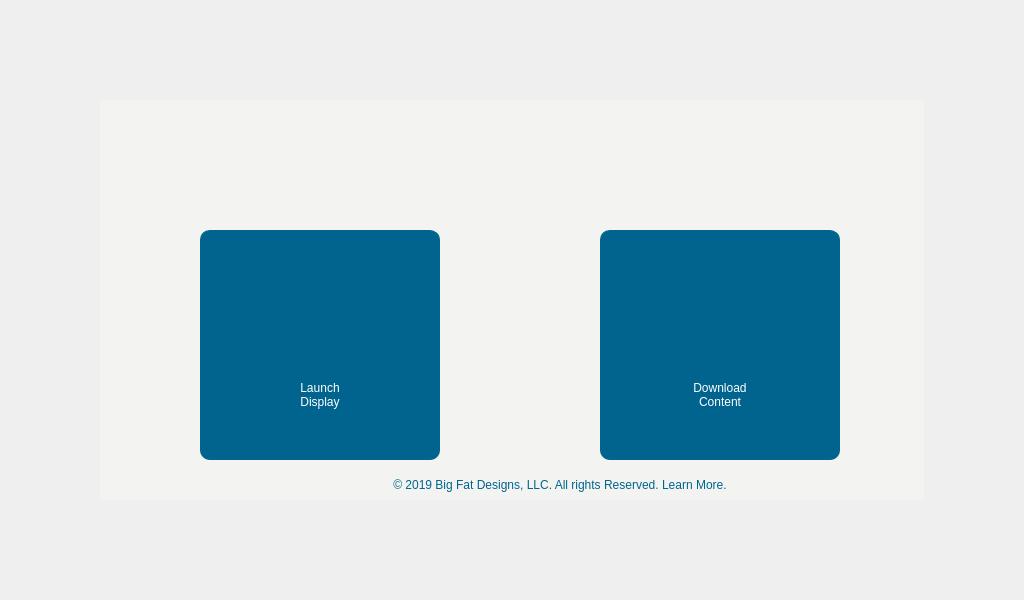
<?xml version="1.0" encoding="UTF-8"?>
<ui version="4.0">
 <class>Launch</class>
 <widget class="QMainWindow" name="Launch">
  <property name="geometry">
   <rect>
    <x>0</x>
    <y>0</y>
    <width>1024</width>
    <height>600</height>
   </rect>
  </property>
  <property name="windowTitle">
   <string>MainWindow</string>
  </property>
  <property name="styleSheet">
   <string notr="true">background-color: #F3F4F1;

QFrame
{
	background:#333;
}</string>
  </property>
  <widget class="QWidget" name="centralwidget">
   <layout class="QVBoxLayout" name="verticalLayout">
    <property name="spacing">
     <number>0</number>
    </property>
    <property name="leftMargin">
     <number>0</number>
    </property>
    <property name="topMargin">
     <number>0</number>
    </property>
    <property name="rightMargin">
     <number>0</number>
    </property>
    <property name="bottomMargin">
     <number>0</number>
    </property>
    <item>
     <spacer name="verticalSpacer">
      <property name="orientation">
       <enum>Qt::Vertical</enum>
      </property>
      <property name="sizeHint" stdset="0">
       <size>
        <width>20</width>
        <height>81</height>
       </size>
      </property>
     </spacer>
    </item>
    <item>
     <layout class="QHBoxLayout" name="horizontalLayout">
      <property name="spacing">
       <number>0</number>
      </property>
      <item>
       <spacer name="horizontalSpacer">
        <property name="orientation">
         <enum>Qt::Horizontal</enum>
        </property>
        <property name="sizeHint" stdset="0">
         <size>
          <width>100</width>
          <height>20</height>
         </size>
        </property>
       </spacer>
      </item>
      <item>
       <widget class="QFrame" name="frame">
        <property name="minimumSize">
         <size>
          <width>824</width>
          <height>400</height>
         </size>
        </property>
        <property name="maximumSize">
         <size>
          <width>824</width>
          <height>400</height>
         </size>
        </property>
        <property name="mouseTracking">
         <bool>true</bool>
        </property>
        <property name="styleSheet">
         <string notr="true">QFrame{
background:#F3F4F1
}
</string>
        </property>
        <property name="frameShape">
         <enum>QFrame::NoFrame</enum>
        </property>
        <property name="frameShadow">
         <enum>QFrame::Plain</enum>
        </property>
        <widget class="QPushButton" name="PushButton">
         <property name="geometry">
          <rect>
           <x>100</x>
           <y>130</y>
           <width>240</width>
           <height>120</height>
          </rect>
         </property>
         <property name="sizePolicy">
          <sizepolicy hsizetype="Fixed" vsizetype="Fixed">
           <horstretch>0</horstretch>
           <verstretch>0</verstretch>
          </sizepolicy>
         </property>
         <property name="minimumSize">
          <size>
           <width>240</width>
           <height>120</height>
          </size>
         </property>
         <property name="cursor">
          <cursorShape>PointingHandCursor</cursorShape>
         </property>
         <property name="whatsThis">
          <string>&lt;html&gt;&lt;head/&gt;&lt;body&gt;&lt;p&gt;fSf&lt;/p&gt;&lt;/body&gt;&lt;/html&gt;</string>
         </property>
         <property name="styleSheet">
          <string notr="true">QPushButton{
	font: 57 11pt &quot;Ubuntu&quot;;
background:#00648E;
color:white;
border-color: #00000066;
border:1px solid #00648E;
border-radius:10px;
}</string>
         </property>
         <property name="text">
          <string/>
         </property>
         <property name="icon">
          <iconset>
           <normaloff>:/newPrefix/icon_play.svg</normaloff>:/newPrefix/icon_play.svg</iconset>
         </property>
         <property name="iconSize">
          <size>
           <width>66</width>
           <height>66</height>
          </size>
         </property>
        </widget>
        <widget class="QPushButton" name="PushButton_3">
         <property name="geometry">
          <rect>
           <x>100</x>
           <y>230</y>
           <width>240</width>
           <height>130</height>
          </rect>
         </property>
         <property name="sizePolicy">
          <sizepolicy hsizetype="Fixed" vsizetype="Fixed">
           <horstretch>0</horstretch>
           <verstretch>0</verstretch>
          </sizepolicy>
         </property>
         <property name="minimumSize">
          <size>
           <width>240</width>
           <height>130</height>
          </size>
         </property>
         <property name="cursor">
          <cursorShape>PointingHandCursor</cursorShape>
         </property>
         <property name="whatsThis">
          <string>&lt;html&gt;&lt;head/&gt;&lt;body&gt;&lt;p&gt;&lt;span style=&quot; font-size:30px;&quot;&gt;fSf&lt;/span&gt;&lt;/p&gt;&lt;/body&gt;&lt;/html&gt;</string>
         </property>
         <property name="styleSheet">
          <string notr="true">QPushButton{
font: 30px &quot;Segoe UI&quot;;

background:#00648E;
color:white;
border-color: #00000066;

border-radius:10px;
}</string>
         </property>
         <property name="text">
          <string>Launch
Display</string>
         </property>
         <property name="iconSize">
          <size>
           <width>50</width>
           <height>53</height>
          </size>
         </property>
        </widget>
        <widget class="QPushButton" name="PushButton_4">
         <property name="geometry">
          <rect>
           <x>500</x>
           <y>230</y>
           <width>240</width>
           <height>130</height>
          </rect>
         </property>
         <property name="sizePolicy">
          <sizepolicy hsizetype="Fixed" vsizetype="Fixed">
           <horstretch>0</horstretch>
           <verstretch>0</verstretch>
          </sizepolicy>
         </property>
         <property name="minimumSize">
          <size>
           <width>240</width>
           <height>130</height>
          </size>
         </property>
         <property name="cursor">
          <cursorShape>PointingHandCursor</cursorShape>
         </property>
         <property name="whatsThis">
          <string>&lt;html&gt;&lt;head/&gt;&lt;body&gt;&lt;p&gt;fSf&lt;/p&gt;&lt;/body&gt;&lt;/html&gt;</string>
         </property>
         <property name="styleSheet">
          <string notr="true">QPushButton{
font: 18pt &quot;Ubuntu&quot;;
background:#00648E;
color:white;
border-color: #00000066;

border-radius:10px;
}</string>
         </property>
         <property name="text">
          <string>Download
Content</string>
         </property>
         <property name="iconSize">
          <size>
           <width>50</width>
           <height>53</height>
          </size>
         </property>
        </widget>
        <widget class="QPushButton" name="PushButton_2">
         <property name="geometry">
          <rect>
           <x>500</x>
           <y>130</y>
           <width>240</width>
           <height>120</height>
          </rect>
         </property>
         <property name="minimumSize">
          <size>
           <width>240</width>
           <height>120</height>
          </size>
         </property>
         <property name="cursor">
          <cursorShape>PointingHandCursor</cursorShape>
         </property>
         <property name="whatsThis">
          <string>&lt;html&gt;&lt;head/&gt;&lt;body&gt;&lt;p&gt;fSf&lt;/p&gt;&lt;/body&gt;&lt;/html&gt;</string>
         </property>
         <property name="styleSheet">
          <string notr="true">QPushButton{
background:#00648E;
color:white;
border-color: #00000066;
border:1px solid #00648E;
border-radius:10px;
}</string>
         </property>
         <property name="icon">
          <iconset>
           <normaloff>:/newPrefix/icon_sync.svg</normaloff>:/newPrefix/icon_sync.svg</iconset>
         </property>
         <property name="iconSize">
          <size>
           <width>68</width>
           <height>89</height>
          </size>
         </property>
        </widget>
        <widget class="QPushButton" name="pushButton5">
         <property name="geometry">
          <rect>
           <x>200</x>
           <y>370</y>
           <width>520</width>
           <height>30</height>
          </rect>
         </property>
         <property name="cursor">
          <cursorShape>PointingHandCursor</cursorShape>
         </property>
         <property name="toolTip">
          <string>&lt;html&gt;&lt;head/&gt;&lt;body&gt;&lt;p&gt;&lt;span style=&quot; font-size:16px;&quot;&gt;© 2019 Big Fat Designs, LLC. All rights Reserved. &lt;/span&gt;&lt;span style=&quot; font-size:16px; text-decoration: underline;&quot;&gt;Learn More.&lt;/span&gt;&lt;/p&gt;&lt;/body&gt;&lt;/html&gt;</string>
         </property>
         <property name="whatsThis">
          <string>&lt;html&gt;&lt;head/&gt;&lt;body&gt;&lt;p&gt;&lt;span style=&quot; font-weight:600;&quot;&gt;© 2019 Big Fat Designs, LLC All rights Reserved. &lt;/span&gt;&lt;span style=&quot; font-weight:600; text-decoration: underline;&quot;&gt;Learn More.&lt;/span&gt;&lt;/p&gt;&lt;/body&gt;&lt;/html&gt;</string>
         </property>
         <property name="styleSheet">
          <string notr="true">background-color: #F3F4F1;
color: rgb(0, 100, 142);
alternate-background-color: #F3F4F1;
border: 0px;
gridline-color: #F3F4F1;
selection-color: #F3F4F1;
selection-background-color: #F3F4F1;
font: 16px &quot;Segoe UI&quot;;</string>
         </property>
         <property name="text">
          <string>© 2019 Big Fat Designs, LLC. All rights Reserved. Learn More.</string>
         </property>
        </widget>
        <widget class="QLabel" name="label_6">
         <property name="geometry">
          <rect>
           <x>300</x>
           <y>0</y>
           <width>223</width>
           <height>115</height>
          </rect>
         </property>
         <property name="styleSheet">
          <string notr="true">image: url(:/newPrefix/logo_Big-Fat-Display.svg);</string>
         </property>
         <property name="text">
          <string/>
         </property>
         <property name="pixmap">
          <pixmap>Icons/logo_Big-Fat-Designs.svg</pixmap>
         </property>
         <property name="scaledContents">
          <bool>true</bool>
         </property>
        </widget>
       </widget>
      </item>
      <item>
       <spacer name="horizontalSpacer_2">
        <property name="orientation">
         <enum>Qt::Horizontal</enum>
        </property>
        <property name="sizeHint" stdset="0">
         <size>
          <width>100</width>
          <height>20</height>
         </size>
        </property>
       </spacer>
      </item>
     </layout>
    </item>
    <item>
     <spacer name="verticalSpacer_2">
      <property name="orientation">
       <enum>Qt::Vertical</enum>
      </property>
      <property name="sizeHint" stdset="0">
       <size>
        <width>20</width>
        <height>81</height>
       </size>
      </property>
     </spacer>
    </item>
   </layout>
  </widget>
 </widget>
 <resources>
  <include location="../../../../Desktop/BigFat Display/Icons/source.qrc"/>
 </resources>
 <connections/>
</ui>
